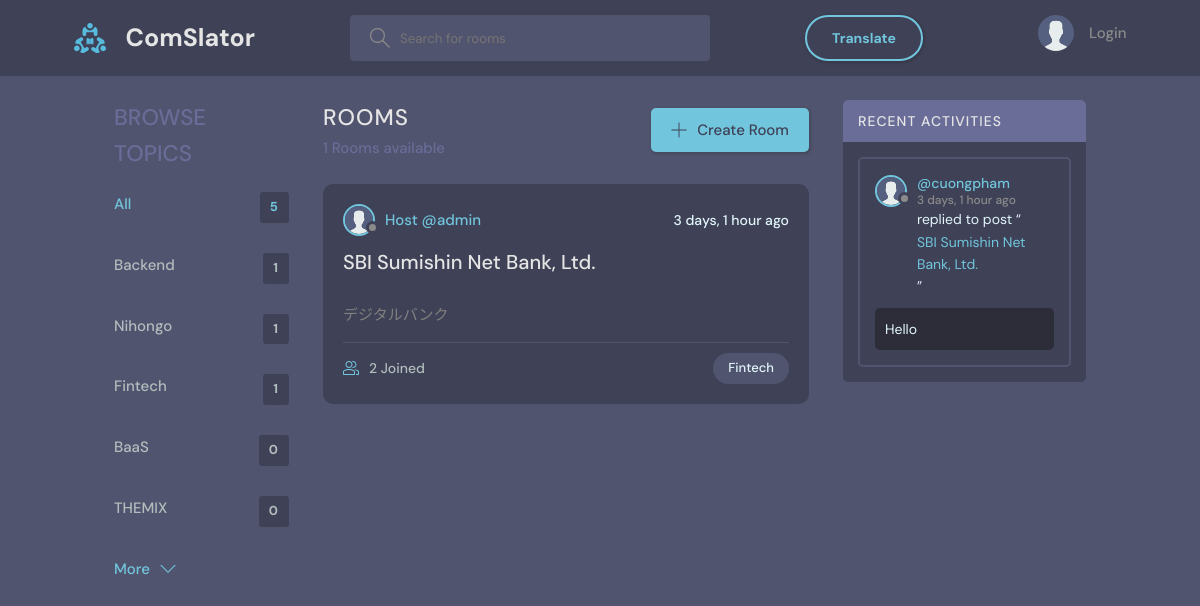
Page /?q=Fintech on the committed database.
### base/models.py (models this page shows, shortened)
class Topic(models.Model):
    name = models.CharField(max_length=200)

class Room(models.Model):
    host = models.ForeignKey(User, on_delete=models.SET_NULL, null=True)
    topic = models.ForeignKey(Topic, on_delete=models.SET_NULL, null=True)
    name = models.CharField(max_length=200)
    description = models.TextField(null=True, blank=True)
    participants = models.ManyToManyField(User, related_name='participants', blank=True)
    call_room_id = models.CharField(max_length=100, unique=True, null=True, blank=True)
    updated = models.DateTimeField(auto_now=True)
    created = models.DateTimeField(auto_now_add=True)
    class Meta:
        ordering = ['-updated', '-created']
    def __str__(self):
        return self.name

class User(AbstractBaseUser):
    STATUS = [
        ('online', 'online'),
        ('offline', 'offline'),
    ]
    name = models.CharField(max_length=200, null=True)
    username   = models.CharField(max_length=200, null=True)
    email      = models.EmailField(unique=True, null=True)
    password   = models.CharField(max_length=100)
    birth_date = models.DateField(null=True)
    status     = models.CharField(choices=STATUS, max_length=50, default='offline')
    is_superuser = models.BooleanField(default=False)
    bio = models.TextField(null=True)
    avatar = models.ImageField(null=True, default="avatar.svg")
    timezone = models.CharField(max_length=50, default='UTC')
    USERNAME_FIELD = 'email'
    REQUIRED_FIELDS = ['username', 'password']
    objects = UserManager()

class Message(models.Model):
    user = models.ForeignKey(User, on_delete=models.CASCADE)
    room = models.ForeignKey(Room, on_delete=models.CASCADE)
    body = models.TextField()
    image = models.ImageField(upload_to="", null=True, blank=True)
    translated_body = models.TextField(null=True, blank=True)
    updated = models.DateTimeField(auto_now=True)
    created = models.DateTimeField(auto_now_add=True)
    class Meta:
        ordering = ['-updated', '-created']

### base/views.py (the view)
# urls.py: path('', views.home, name="home"),
def home(request):
    q = request.GET.get('q') if request.GET.get('q') != None else ''
    rooms = Room.objects.filter(
        Q(topic__name__icontains=q) |
        Q(name__icontains=q) |
        Q(description__icontains=q)
    )
    topics = Topic.objects.all()[0:5]
    room_count = rooms.count()
    room_messages = Message.objects.filter(
        Q(room__topic__name__icontains=q))[0:3]
    context = {'rooms': rooms, 'topics': topics,
               'room_count': room_count, 'room_messages': room_messages}
    return render(request, 'base/home.html', context)

### base/templates/base/home.html (shortened to what this page needs)
{% extends 'main.html' %}
{% block content %}
<main class="layout layout--3">
  <div class="container">
    {% include 'base/topics_component.html' %}
    <div class="roomList">
      <div class="roomList__header">
        <div>
          <h2>Rooms</h2>
          <p>{{room_count}} Rooms available</p>
        </div>
        <a class="btn btn--main" href="{% url 'create-room' %}">
          <svg version="1.1" xmlns="http://www.w3.org/2000/svg" width="32" height="32" viewBox="0 0 32 32">
            <title>add</title>
            <path
              d="M16.943 0.943h-1.885v14.115h-14.115v1.885h14.115v14.115h1.885v-14.115h14.115v-1.885h-14.115v-14.115z">
            </path>
          </svg>
          Create Room
        </a>
      </div>
      {% include 'base/feed_component.html' %}
    </div>
    {% include 'base/activity_component.html' %}
  </div>
</main>
{% endblock %}

### base/templates/base/topics_component.html
<div class="topics">
    <div class="topics__header">
        <h2>Browse Topics</h2>
    </div>
    <ul class="topics__list">
        <li>
            <a href="{% url 'home' %}" class="active">All <span>{{topics.count}}</span></a>
        </li>
        {% for topic in topics %}
        <li>
            <a href="{% url 'home' %}?q={{topic.name}}">{{topic.name}}<span>{{topic.room_set.all.count}}</span></a>
        </li>
        {% endfor %}
    </ul>
    <a class="btn btn--link" href="{% url 'topics' %}">
        More
        <svg version="1.1" xmlns="http://www.w3.org/2000/svg" width="32" height="32" viewBox="0 0 32 32">
            <title>chevron-down</title>
            <path d="M16 21l-13-13h-3l16 16 16-16h-3l-13 13z"></path>
        </svg>
    </a>
</div>

### base/templates/base/feed_component.html (shortened to what this page needs)
{% for room in rooms %}
<div class="roomListRoom">
  <div class="roomListRoom__header">
    <a
      href="{% url 'user-profile' room.host.id %}"
      class="roomListRoom__author"
    >
      <div class="avatar avatar--small">
        <img src="{{room.host.avatar.url}}" />
      </div>
      <span>Host @{{room.host.username}}</span>
    </a>
    <div class="roomListRoom__actions">
      <span>{{room.created|timesince}} ago</span>
    </div>
  </div>
  <div class="roomListRoom__content">
    <a href="{% url 'room' room.id %}">{{room.name}}</a>
  </div>
  <div class="roomListRoom__description">
    <a>{{room.description}}</a>
  </div>
  <div class="roomListRoom__meta">
    <a href="{% url 'room' room.id %}" class="roomListRoom__joined">
      {{room.participants.all.count}} Joined
    </a>
    <p class="roomListRoom__topic">{{room.topic.name}}</p>
  </div>
</div>
{% endfor %}

### base/templates/base/activity_component.html (shortened to what this page needs)
<div class="activities">
    <div class="activities__header">
        <h2>Recent Activities</h2>
    </div>
    {% for message in room_messages %}
    <div class="activities__box">
        <div class="activities__boxHeader roomListRoom__header">
            <a href="{% url 'user-profile' message.user.id %}" class="roomListRoom__author">
                <div class="avatar avatar--small">
                    <img src="{{message.user.avatar.url}}" />
                </div>
                <p>
                    @{{message.user.username}}
                    <span>{{message.created|timesince}} ago</span>
                </p>
            </a>
        </div>
        <div class="activities__boxContent">
            <p>replied to post “<a href="{% url 'room' message.room.id %}">{{message.room}}</a>”</p>
            <div class="activities__boxRoomContent">{{message.body}}</div>
        </div>
    </div>
    {% endfor %}
</div>

### static/styles/style1.css (style rules this page uses)
body { margin: 0; padding: 0; background-color: #51546e; color: #e1f6fb; font-family: "DM Sans", -apple-system, BlinkMacSystemFont, "Segoe UI", Roboto, Oxygen, Ubuntu, Cantarell, "Open Sans", "Helvetica Neue", sans-serif; }
main { width: 1400px; margin: 0 auto; height: 75vh; }
@media screen and (max-width: 1400px) { main { width: 90%; margin: 0 auto; } }

### rows in the picture
Topic: name "Backend", room_set.all.count "1"
Topic: name "Nihongo", room_set.all.count "1"
Topic: name "Fintech", room_set.all.count "1"
Topic: name "BaaS", room_set.all.count "0"
Topic: name "THEMIX", room_set.all.count "0"
Room: host.avatar (placeholder picture), host.username "admin", created "3 days, 1 hour", name "SBI Sumishin Net Bank, Ltd.", description "デジタルバンク", participants.all.count "2", topic.name "Fintech"
Message: user.avatar (placeholder picture), user.username "cuongpham", created "3 days, 1 hour", room "SBI Sumishin Net Bank, Ltd.", body "Hello"

### other values in the picture
{{ topics.count }} "5"
{{ room_count }} "1"
